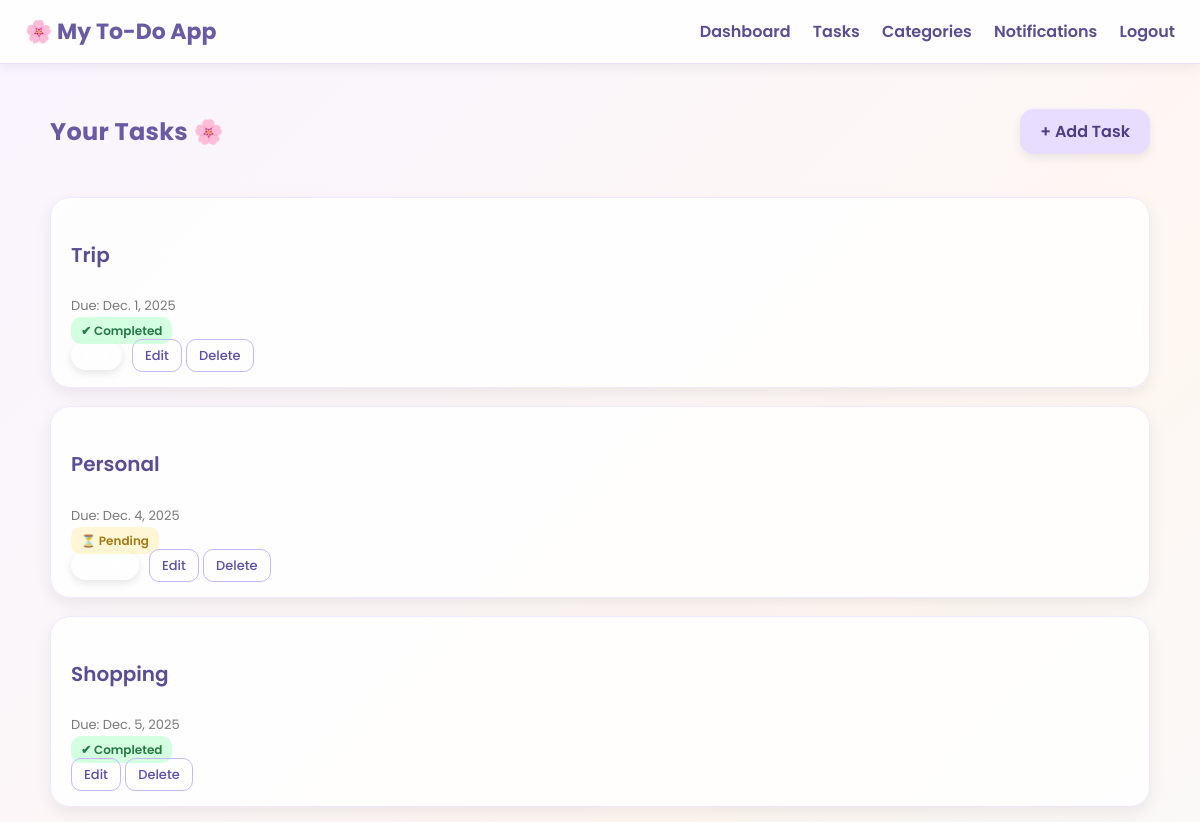
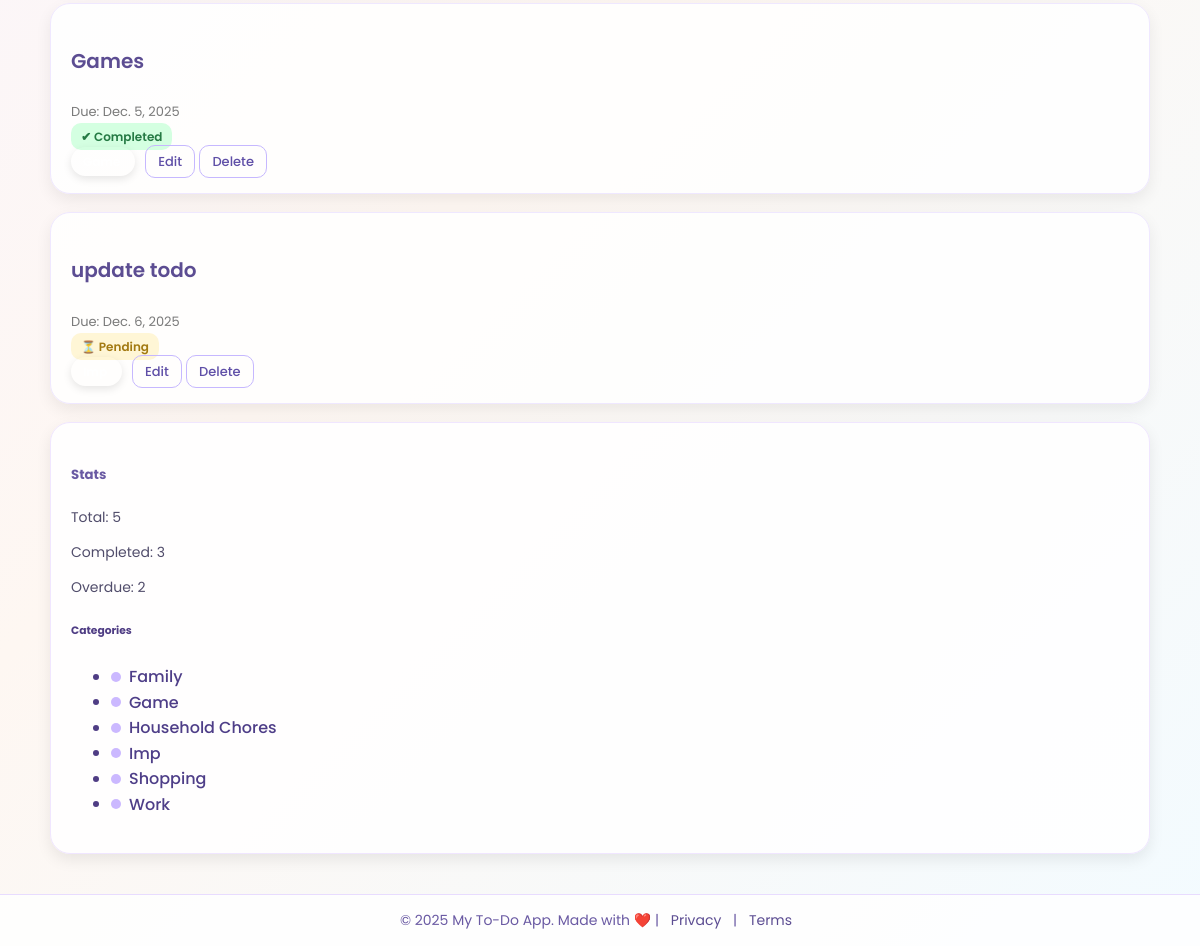
Screenshot of / (signed in) with the database file from the repository (2 pictures, top to bottom).
### todo/models.py (models this page shows, shortened)
class Task(models.Model):
    PRIORITY_CHOICES = [
        ('low', 'Low'),
        ('medium', 'Medium'),
        ('high', 'High'),
    ]
    STATUS_CHOICES = [
        ('pending', 'Pending'),
        ('in_progress', 'In Progress'),
        ('completed', 'Completed'),
    ]
    RECUR_CHOICES = [
        ('none', 'None'),
        ('daily', 'Daily'),
        ('weekly', 'Weekly'),
        ('monthly', 'Monthly'),
    ]
    user = models.ForeignKey(User, on_delete=models.CASCADE, related_name='tasks')
    title = models.CharField(max_length=255)
    description = models.TextField(blank=True, null=True)
    category = models.ForeignKey(Category, on_delete=models.SET_NULL, null=True, blank=True, related_name='tasks')
    priority = models.CharField(max_length=10, choices=PRIORITY_CHOICES, default='medium')
    status = models.CharField(max_length=15, choices=STATUS_CHOICES, default='pending')
    start_date = models.DateField(default=timezone.now)
    due_date = models.DateField(default=default_due_date)
    recurrence = models.CharField(max_length=10, choices=RECUR_CHOICES, default='none')
    created_at = models.DateTimeField(auto_now_add=True)
    updated_at = models.DateTimeField(auto_now=True)
    def is_overdue(self):
        return self.status != 'completed' and self.due_date < timezone.localdate()

class Category(models.Model):
    user = models.ForeignKey(User, on_delete=models.CASCADE, related_name='categories')
    name = models.CharField(max_length=50)
    color = models.CharField(max_length=7, default="#c8b3ff")  # pastel color for UI
    class Meta:
        unique_together = (('user', 'name'),)

### todo/views.py (the view)
# urls.py: path('', views.task_list, name='task-list'),
@login_required
def task_list(request):
    tasks = Task.objects.filter(user=request.user).order_by('due_date')
    total = tasks.count()
    completed = tasks.filter(status='completed').count()
    overdue = sum(1 for t in tasks if t.is_overdue())
    categories = Category.objects.filter(user=request.user).order_by('name')
    return render(request, "task/task_list.html", {"tasks": tasks, "total": total, "completed": completed, "overdue": overdue, "categories": categories})

### todo/templates/task/task_list.html (shortened to what this page needs)
{% extends 'base.html' %}
{% block content %}
<div class="dashboard-header">
    <h2>Your Tasks 🌸</h2>
    <a href="{% url 'task-add' %}" class="btn-add-task">+ Add Task</a>
</div>
<div class="row">
    <div class="col-md-8">
        {% for task in tasks %}
        <div class="task-card" >
            <div class="d-flex justify-content-between align-items-center">
                <div>
                    <h5 class="task-title">
                        <a href="{% url 'task-detail' task.pk %}">{{ task.title }}</a>
                    </h5>
                    <small class="task-meta">
                        Due: {{ task.due_date }}
                    </small>
                    <br>
                    {% if task.get_status_display == 'Completed' %}
                        <span class="status-badge status-completed">✔ Completed</span>
                    {% elif task.get_status_display == 'Overdue' %}
                        <span class="status-badge status-overdue">⚠ Overdue</span>
                    {% else %}
                        <span class="status-badge status-pending">⏳ Pending</span>
                    {% endif %}
                </div>
                <div>
                    {% if task.category %}
                    <span class="category-pill">
                    </span>
                    {% endif %}
                    <a href="{% url 'task-edit' task.pk %}" class="task-btn">Edit</a>
                    <a href="{% url 'task-delete' task.pk %}" class="task-btn">Delete</a>
                </div>
            </div>
        </div>
        {% empty %}
        <div class="empty-box">No tasks yet ✨ Start by creating one!</div>
        {% endfor %}
    </div>
    <div class="col-md-4">
        <div class="side-card">
            <h5>Stats</h5>
            <p>Total: {{ total }}</p>
            <p>Completed: {{ completed }}</p>
            <p>Overdue: {{ overdue }}</p>
            <h6 class="mt-3">Categories</h6>
            <ul class="list-unstyled">
                {% for c in categories %}
                <li class="mb-2">
                    <a href="{% url 'category-tasks' c.pk %}" class="cat-link">
                        <span class="cat-dot" ></span>
                        {{ c.name }}
                    </a>
                </li>
                {% empty %}
                <li>No categories.</li>
                {% endfor %}
            </ul>
        </div>
    </div>
</div>
{% endblock %}

### todo/templates/base.html (shortened to what this page needs)
<!doctype html>
<html lang="en">
<head>
</head>
<body>
<header>
    <div class="logo">🌸 My To-Do App</div>
    <nav>
        <a href="{% url 'dashboard' %}">Dashboard</a>
        <a href="{% url 'task-list' %}">Tasks</a>
        <a href="{% url 'category-list' %}">Categories</a>
        <a href="{% url 'notification-list' %}">Notifications</a>
        {% if user.is_authenticated %}
            <a href="{% url 'logout' %}">Logout</a>
        {% else %}
            <a href="{% url 'login' %}">Login</a>
            <a href="{% url 'signup' %}">Signup</a>
        {% endif %}
    </nav>
</header>
<main class="container">
    {% block content %}{% endblock %}
</main>
<footer>
    &copy; 2025 My To-Do App. Made with ❤️ |
    <a href="#">Privacy</a> | <a href="#">Terms</a>
</footer>
</body>
</html>

### todo/templates/base.html (style rules this page uses)
body { margin: 0; padding: 0; font-family: "Poppins", sans-serif; background: linear-gradient(135deg, #fdf6ff, #fef4f0, #f2fbff); color: #4f3d84; }
a { text-decoration: none; }
header { background: rgba(255,255,255,0.85); backdrop-filter: blur(6px); border-bottom: 1px solid #e8dcff; box-shadow: 0 4px 12px rgba(0,0,0,0.06); padding: 15px 25px; display: flex; justify-content: space-between; align-items: center; position: sticky; top: 0; z-index: 100; }
header .logo { font-weight: 700; font-size: 22px; color: #6a5aa3; }
header nav a { margin-left: 18px; font-weight: 600; color: #5c4d92; transition: 0.25s; }
main.container { max-width: 1100px; margin: 30px auto; padding: 0 20px; }
footer { background: rgba(255,255,255,0.85); text-align: center; padding: 15px; margin-top: 40px; border-top: 1px solid #e8dcff; color: #6a5aa3; font-size: 14px; }
footer a { color: #5c4d92; margin: 0 8px; }

### todo/templates/task/task_list.html (style rules this page uses)
body { background: linear-gradient(135deg, #f9f5ff, #fef7f2, #f3fbff); font-family: "Poppins", sans-serif; }
.dashboard-header { display: flex; justify-content: space-between; align-items: center; margin-bottom: 28px; }
.dashboard-header h2 { color: #6a5aa3; font-weight: 700; letter-spacing: 0.3px; }
.btn-add-task { background: #e8ddff; padding: 10px 20px; border-radius: 14px; color: #4f3d84; font-weight: 600; text-decoration: none; border: none; transition: 0.25s ease; box-shadow: 0 4px 10px rgba(0,0,0,0.08); }
.task-card { background: rgba(255, 255, 255, 0.85); border-radius: 20px; padding: 20px; margin-bottom: 18px; border-left: 6px solid #c7b6ff; border: 1px solid #efe8ff; box-shadow: 0 6px 16px rgba(0,0,0,0.07); transition: 0.3s ease; }
.task-title a { text-decoration: none; font-size: 20px; color: #5c4d92; font-weight: 600; }
.task-meta { color: #7a7a7a; font-size: 13px; }
.category-pill { padding: 6px 12px; border-radius: 50px; color: #fff; font-size: 12px; font-weight: 600; margin-right: 10px; box-shadow: 0 3px 8px rgba(0,0,0,0.10); }
.status-badge { font-size: 12px; padding: 5px 10px; border-radius: 10px; font-weight: 600; margin-right: 8px; }
.status-completed { background: #d4ffe1; color: #257a44; }
.status-pending { background: #fff6d6; color: #a37a12; }
.task-btn { padding: 6px 12px; border-radius: 10px; font-size: 13px; font-weight: 500; text-decoration: none; border: 1px solid #c6b8ff; color: #5f4fa7; transition: 0.25s ease; }
.side-card { background: rgba(255,255,255,0.9); padding: 20px; border-radius: 20px; border: 1px solid #f0e6ff; box-shadow: 0 6px 15px rgba(0,0,0,0.08); }
.side-card h5 { color: #6a5aa3; font-weight: 700; }
.side-card p { color: #514d6b; margin-bottom: 6px; font-size: 14px; }
.cat-link { color: #4e3e88; font-weight: 500; text-decoration: none; display: flex; align-items: center; gap: 8px; }
.cat-dot { width: 10px; height: 10px; border-radius: 50%; background: #cbb8ff; }

### rows the page displays
Task: title "Trip", due_date "Dec. 1, 2025", status "✔ Completed"
Task: title "Personal", due_date "Dec. 4, 2025", status "⏳ Pending"
Task: title "Shopping", due_date "Dec. 5, 2025", status "✔ Completed"
Task: title "Games", due_date "Dec. 5, 2025", status "✔ Completed"
Task: title "update todo", due_date "Dec. 6, 2025", status "⏳ Pending"
Category: name "Family"
Category: name "Game"
Category: name "Household Chores"
Category: name "Imp"
Category: name "Shopping"
Category: name "Work"

### other values shown
{{ total }} "5"
{{ completed }} "3"
{{ overdue }} "2"
